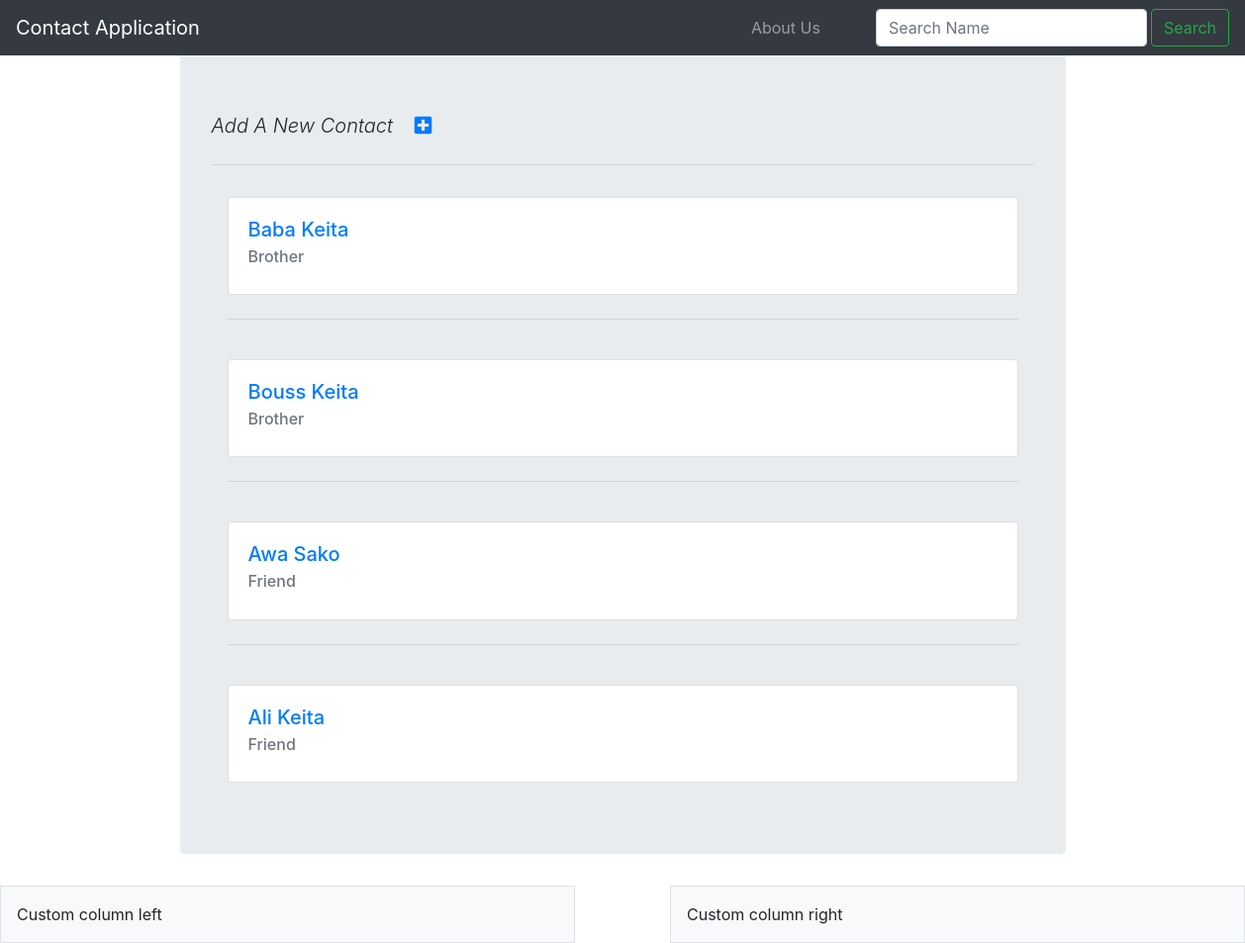
The app's page /, older data.
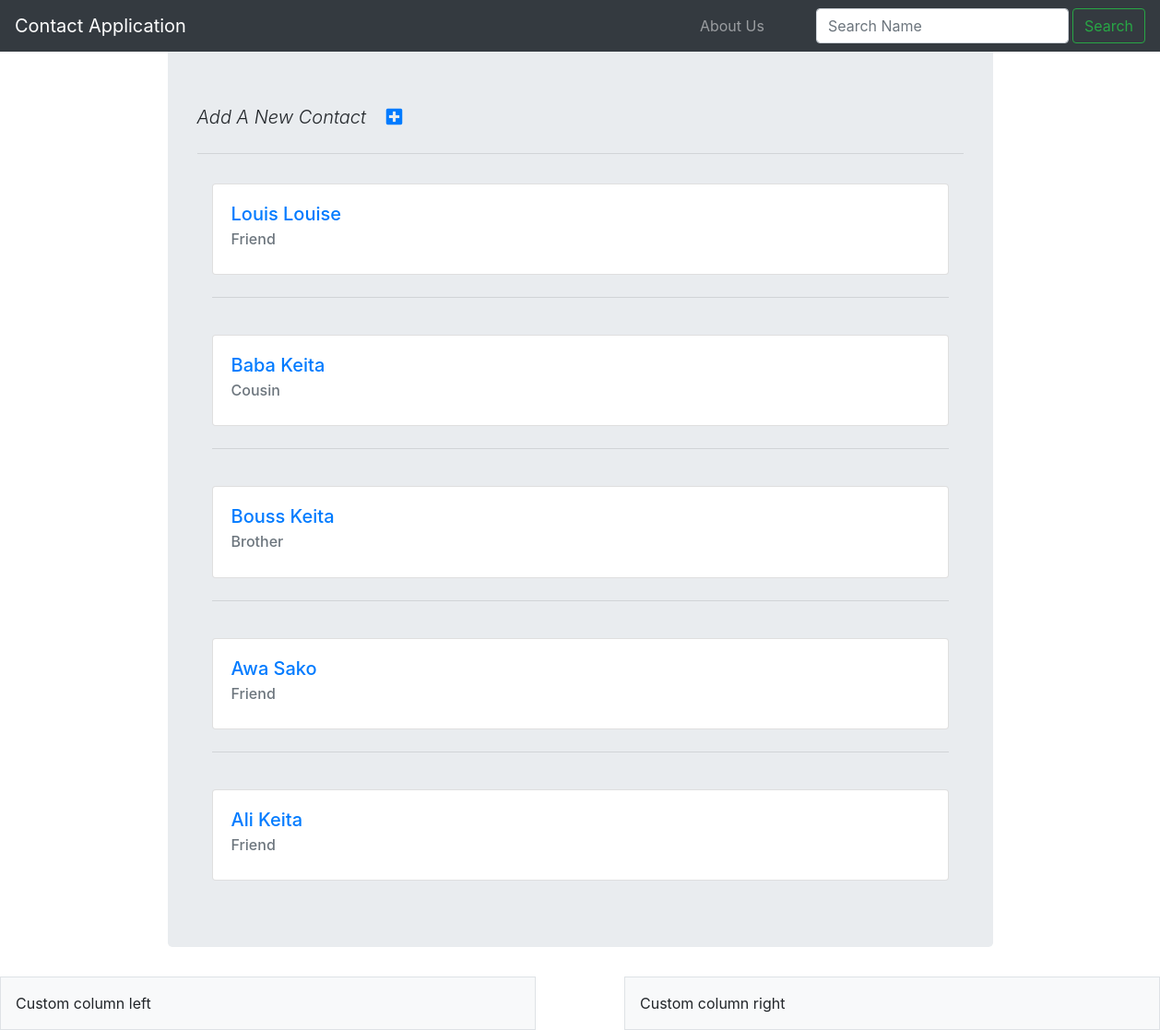
The same page, newer data.
### contactlist/models.py (models this page shows, shortened)
class ContactModel(models.Model):
    fullname = models.CharField(max_length=123)
    relationship = models.CharField(max_length=123)
    email = models.EmailField(max_length=100)
    phone = models.CharField(max_length=123)
    address = models.CharField(max_length=123)

### contactlist/views.py (the view)
# urls.py: path('', index, name='index'),
def index(request):
    contacts = ContactModel.objects.all()
    search_input = request.GET.get('search-area')
    if search_input:
        contacts = ContactModel.objects.filter(fullname__icontains=search_input)
    else:
        contacts = ContactModel.objects.all()
        search_input = ""
    return render(request, "index.html", {"contacts": contacts, "search_input": search_input})

### templates/index.html (shortened to what this page needs)
{% load static %}
<!DOCTYPE html>
<html lang="en">
<head>
    <link rel="stylesheet" href="https://stackpath.bootstrapcdn.com/bootstrap/4.3.1/css/bootstrap.min.css">
    <link rel="stylesheet" href="https://cdnjs.cloudflare.com/ajax/libs/font-awesome/5.15.3/css/all.min.css">
</head>
<body>
<nav class="navbar fixed-top navbar-expand-lg navbar-dark bg-dark">
    <a class="navbar-brand" href="#">Contact Application</a>
    <div class="collapse navbar-collapse" id="navbarTogglerDemo01">
        <ul class="navbar-nav ml-auto">
            <li class="nav-item mr-5">
                <a class="nav-link" href="#">About Us</a>
            </li>
        </ul>
        <form action="/" method="GET" class="d-flex" id="search-form">
                <input class="form-control me-2" type="search" placeholder="Search Name" aria-label="Search" name="search-area" value="{{search_input}}">
                <button class="btn btn-outline-success ml-1" type="submit">Search</button>
        </form>
    </div>
</nav>
<div class="container">
    <div class="col-md-10 offset-md-1 mt-5">
        <div class="jumbotron">
            <p class="lead font-italic ">
                Add A New Contact
                <a href="{% url 'add-contact'%}"><i class="fas fa-plus-square ml-3"></i></a>
            </p>
                {% for contact in contacts reversed %}
            <hr class="my-4">
            <a class="nav-link" href="{% url 'profile' contact.id %}">
                <div class="card mx-auto w-auto" style="width: 18rem;" >
                    <div class="card-body">
                        <h5 class="card-title">{{contact.fullname | title}}</h5>
                        <h6 class="card-subtitle mb-2 text-muted">{{contact.relationship | title}}</h6>
                    </div>
                </div>
                {% empty %}
                <h3>This contact doesn't exist...</h3>
                {% endfor %}
            </a>
        </div>
    </div>
</div>
<div class="row mx-md-n5">
  <div class="col px-md-5"><div class="p-3 border bg-light">Custom column left</div></div>
  <div class="col px-md-5"><div class="p-3 border bg-light">Custom column right</div></div>
</div>
</body>
</html>

Row changes from the older to the newer data that the page shows:
added ContactModel: fullname "Louis Louise", relationship "Friend"
changed ContactModel "Baba Keita": relationship "Brother" → "Cousin"
